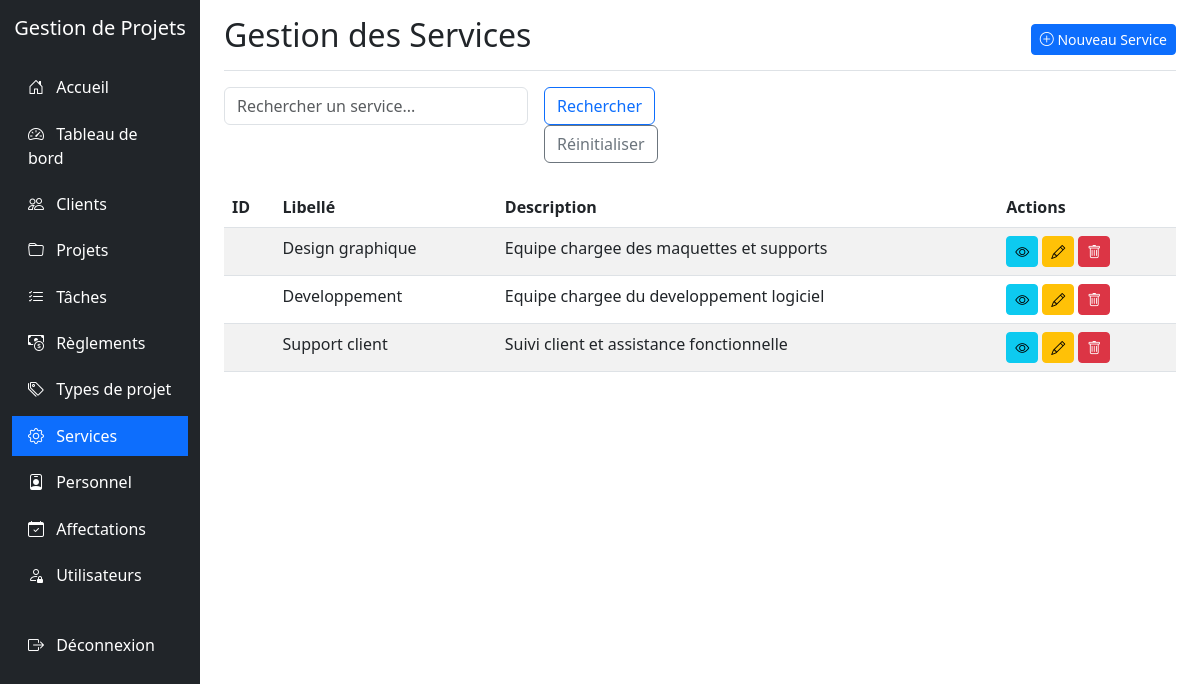
Screenshot of /services/index.php (signed in) with the database file from the repository.
### tables this page shows
CREATE TABLE SERVICE (
  CodeService VARCHAR(50) PRIMARY KEY,
  LibelleService VARCHAR(255) NOT NULL,
  TypeService VARCHAR(255) NULL,
  DescriptionService TEXT NULL,
  IdChefService INT NULL,
  CreatedAt TIMESTAMP DEFAULT CURRENT_TIMESTAMP,
  UpdatedAt TIMESTAMP DEFAULT CURRENT_TIMESTAMP ON UPDATE CURRENT_TIMESTAMP,
  CONSTRAINT FK_SERVICE_CHEF_SERVICE FOREIGN KEY (IdChefService)
    REFERENCES CHEF_SERVICE(IdChefService)
    ON UPDATE CASCADE ON DELETE SET NULL
);

### services/index.php (the view, shortened to what this page needs)
<?php
require_once '../config.php';
$search = isset($_GET['search']) ? $_GET['search'] : '';
$where = '';
$sql = "SELECT * FROM SERVICE $where ORDER BY LibelleService";
$result = mysqli_query($conn, $sql);
?>
<!DOCTYPE html>
<html lang="fr">
<head>
    <link href="https://cdn.jsdelivr.net/npm/bootstrap@5.3.0-alpha1/dist/css/bootstrap.min.css" rel="stylesheet">
    <link rel="stylesheet" href="https://cdn.jsdelivr.net/npm/bootstrap-icons@1.10.0/font/bootstrap-icons.css">
</head>
<body>
    <div class="container-fluid">
        <div class="row">
            <div class="col-md-3 col-lg-2 d-md-block sidebar collapse">
                <div class="position-sticky pt-3">
                    <div class="text-center mb-4">
                        <h5 class="text-white">Gestion de Projets</h5>
                    </div>
                    <ul class="nav flex-column">
                        <li class="nav-item">
                            <a class="nav-link" href="../index.php">
                                <i class="bi bi-house-door"></i> Accueil
                            </a>
                        </li>
                        <li class="nav-item">
                            <a class="nav-link" href="../dashboard/index.php">
                                <i class="bi bi-speedometer2"></i> Tableau de bord
                            </a>
                        </li>
                        <li class="nav-item">
                            <a class="nav-link" href="../clients/index.php">
                                <i class="bi bi-people"></i> Clients
                            </a>
                        </li>
                        <li class="nav-item">
                            <a class="nav-link" href="../projets/index.php">
                                <i class="bi bi-folder"></i> Projets
                            </a>
                        </li>
                        <li class="nav-item">
                            <a class="nav-link" href="../taches/index.php">
                                <i class="bi bi-list-check"></i> Tâches
                            </a>
                        </li>
                        <li class="nav-item">
                            <a class="nav-link" href="../reglements/index.php">
                                <i class="bi bi-cash-coin"></i> Règlements
                            </a>
                        </li>
                        <li class="nav-item">
                            <a class="nav-link" href="../typesprojet/index.php">
                                <i class="bi bi-tags"></i> Types de projet
                            </a>
                        </li>
                        <li class="nav-item">
                            <a class="nav-link active" href="../services/index.php">
                                <i class="bi bi-gear"></i> Services
                            </a>
                        </li>
                        <li class="nav-item">
                            <a class="nav-link" href="../personnel/index.php">
                                <i class="bi bi-person-badge"></i> Personnel
                            </a>
                        </li>
                        <li class="nav-item">
                            <a class="nav-link" href="../affectations/index.php">
                                <i class="bi bi-calendar-check"></i> Affectations
                            </a>
                        </li>
                        <?php if ($_SESSION['role'] == 'admin'): ?>
                        <li class="nav-item">
                            <a class="nav-link" href="../utilisateurs/index.php">
                                <i class="bi bi-person-lock"></i> Utilisateurs
                            </a>
                        </li>
                        <?php endif; ?>
                        <li class="nav-item mt-4">
                            <a class="nav-link" href="../logout.php">
                                <i class="bi bi-box-arrow-right"></i> Déconnexion
                            </a>
                        </li>
                    </ul>
                </div>
            </div>
            <div class="col-md-9 ms-sm-auto col-lg-10 px-md-4">
                <div class="d-flex justify-content-between flex-wrap flex-md-nowrap align-items-center pt-3 pb-2 mb-3 border-bottom">
                    <h1 class="h2">Gestion des Services</h1>
                    <div class="btn-toolbar mb-2 mb-md-0">
                        <a href="create.php" class="btn btn-sm btn-primary">
                            <i class="bi bi-plus-circle"></i> Nouveau Service
                        </a>
                    </div>
                </div>
                <div class="row mb-4">
                    <div class="col-md-6">
                        <form action="index.php" method="get" class="row g-3">
                            <div class="col-md-8">
                                <input type="text" name="search" class="form-control" placeholder="Rechercher un service..." value="<?php echo htmlspecialchars($search); ?>">
                            </div>
                            <div class="col-md-4">
                                <button type="submit" class="btn btn-outline-primary">Rechercher</button>
                                <a href="index.php" class="btn btn-outline-secondary">Réinitialiser</a>
                            </div>
                        </form>
                    </div>
                </div>
                <div class="table-responsive">
                    <table class="table table-striped table-hover">
                        <thead>
                            <tr>
                                <th>ID</th>
                                <th>Libellé</th>
                                <th>Description</th>
                                <th>Actions</th>
                            </tr>
                        </thead>
                        <tbody>
                            <?php
                            if (mysqli_num_rows($result) > 0) {
                                while($row = mysqli_fetch_assoc($result)) {
                                    $serviceId = $row['IdService'];
                                    echo "<tr>";
                                    echo "<td>" . $row['IdService'] . "</td>";
                                    echo "<td>" . htmlspecialchars($row['LibelleService']) . "</td>";
                                    echo "<td>" . htmlspecialchars($row['DescriptionService']) . "</td>";
                                    echo "<td>";
                                    echo "<a href='view.php?id=" . $serviceId . "' class='btn btn-sm btn-info me-1'><i class='bi bi-eye'></i></a>";
                                    echo "<a href='edit.php?id=" . $serviceId . "' class='btn btn-sm btn-warning me-1'><i class='bi bi-pencil'></i></a>";
                                    echo "<a href='delete.php?id=" . $serviceId . "' class='btn btn-sm btn-danger' onclick='return confirm(\"Êtes-vous sûr de vouloir supprimer ce service ?\")'><i class='bi bi-trash'></i></a>";
                                    echo "</td>";
                                    echo "</tr>";
                                }
                            } else {
                                echo "<tr><td colspan='4' class='text-center'>Aucun service trouvé</td></tr>";
                            }
                            ?>
                        </tbody>
                    </table>
                </div>
            </div>
        </div>
    </div>
</body>
</html>

### services/index.php (style rules this page uses)
.sidebar { min-height: 100vh; background-color: #212529; }
.sidebar .nav-link { color: #fff; padding: 0.5rem 1rem; margin: 0.2rem 0; }
.sidebar .nav-link.active { background-color: #0d6efd; }
.sidebar .nav-link i { margin-right: 0.5rem; }

### rows the page displays
service: LibelleService "Design graphique", DescriptionService "Equipe chargee des maquettes et supports"
service: LibelleService "Developpement", DescriptionService "Equipe chargee du developpement logiciel"
service: LibelleService "Support client", DescriptionService "Suivi client et assistance fonctionnelle"
